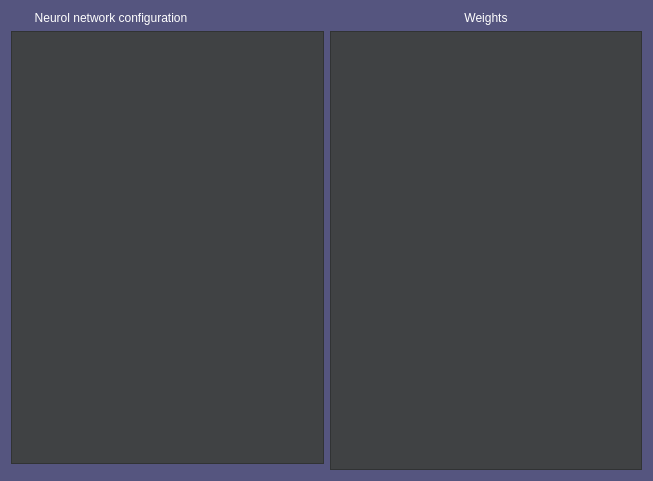
<?xml version="1.0" encoding="UTF-8"?>
<ui version="4.0">
 <class>WindowSettingsNN</class>
 <widget class="QWidget" name="WindowSettingsNN">
  <property name="geometry">
   <rect>
    <x>0</x>
    <y>0</y>
    <width>653</width>
    <height>481</height>
   </rect>
  </property>
  <property name="windowTitle">
   <string>Network settings</string>
  </property>
  <property name="styleSheet">
   <string notr="true">background-color: rgb(85, 85, 127);
color: rgb(255, 255, 255);</string>
  </property>
  <layout class="QGridLayout" name="gridLayout">
   <item row="1" column="2" rowspan="2">
    <widget class="QPlainTextEdit" name="plainWeights">
     <property name="styleSheet">
      <string notr="true">background-color: rgb(64, 66, 68);
color: rgb(255, 255, 255);</string>
     </property>
     <property name="readOnly">
      <bool>true</bool>
     </property>
    </widget>
   </item>
   <item row="1" column="0">
    <widget class="QPlainTextEdit" name="plainSettings">
     <property name="sizePolicy">
      <sizepolicy hsizetype="Expanding" vsizetype="Expanding">
       <horstretch>0</horstretch>
       <verstretch>0</verstretch>
      </sizepolicy>
     </property>
     <property name="styleSheet">
      <string notr="true">background-color: rgb(64, 66, 68);
color: rgb(255, 255, 255);</string>
     </property>
     <property name="readOnly">
      <bool>true</bool>
     </property>
    </widget>
   </item>
   <item row="0" column="0">
    <widget class="QLabel" name="label">
     <property name="sizePolicy">
      <sizepolicy hsizetype="Maximum" vsizetype="Maximum">
       <horstretch>0</horstretch>
       <verstretch>0</verstretch>
      </sizepolicy>
     </property>
     <property name="maximumSize">
      <size>
       <width>200</width>
       <height>16777215</height>
      </size>
     </property>
     <property name="text">
      <string>Neurol network configuration</string>
     </property>
     <property name="alignment">
      <set>Qt::AlignCenter</set>
     </property>
    </widget>
   </item>
   <item row="0" column="2">
    <widget class="QLabel" name="label_2">
     <property name="text">
      <string>Weights</string>
     </property>
     <property name="alignment">
      <set>Qt::AlignCenter</set>
     </property>
    </widget>
   </item>
  </layout>
 </widget>
 <resources/>
 <connections/>
</ui>
